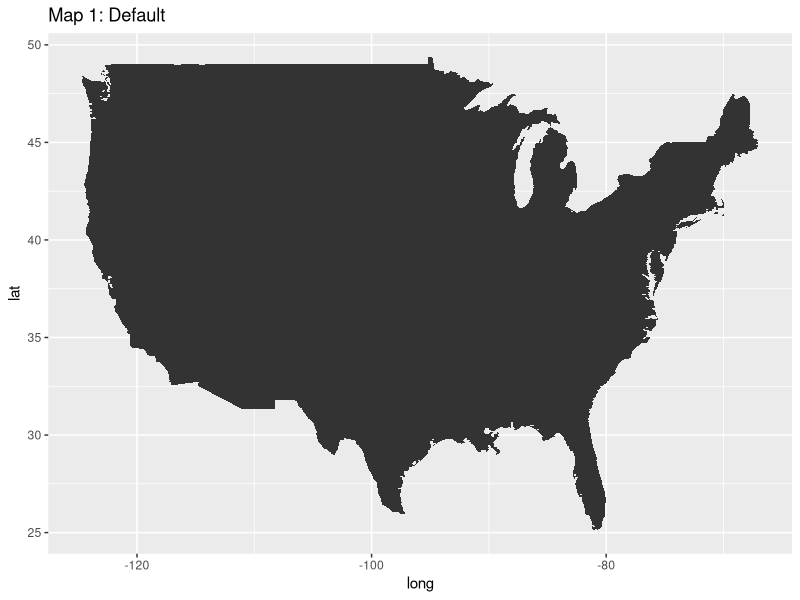
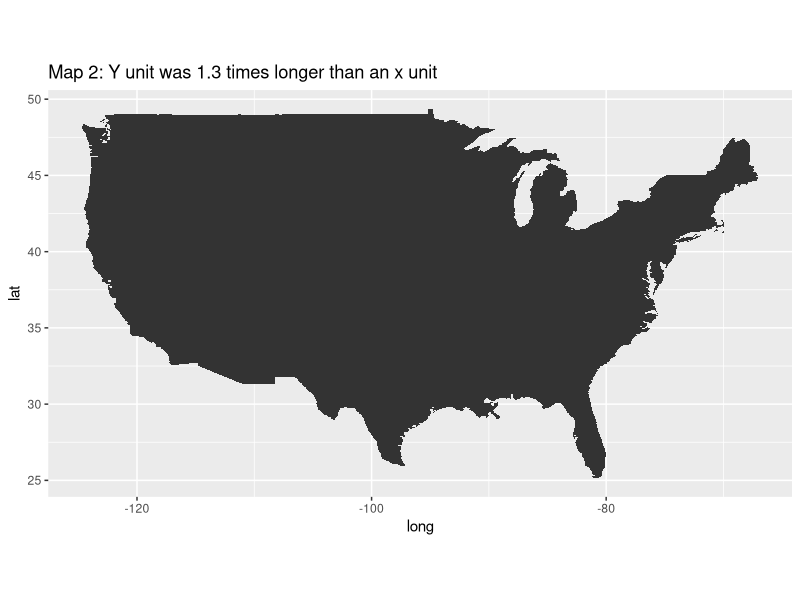

Here is the R script that generated these plots, in order: (Note: this script raises an error after producing the figures.)

#-------------------------------
#   Section 1: Basic Mapping
#-------------------------------


rm(list = ls())
library(tidyverse)
library(magrittr)

# Lấy dữ liệu địa lí của Hoa Kì: 
usa <- map_data("usa")

# Xem qua dữ liệu: 
usa %>% head()

# Bản đồ đơn giản: 
ggplot() + 
  geom_polygon(data = usa, aes(x = long, y = lat, group = group)) + 
  labs(title = "Map 1: Default")

ggplot() + 
  geom_polygon(data = usa, aes(long, lat, group = group)) + 
  coord_fixed(1.3) + 
  labs(title = "Map 2: Y unit was 1.3 times longer than an x unit")


#----------------------------
#    Mapping for Vietnam
#----------------------------

# Lấy dữ liệu địa lí cho VN đến cấp tỉnh: 
library(raster)

# Và dữ liệu địa lí của VN đến cấp tỉnh: 
vietnam_province <- getData("GADM", country = "Vietnam", level = 1)

# Gỡ bỏ sử dụng raster: 
detach(package:raster)

# Lưu ý định dạng dữ liệu: 
vietnam_province %>% class()

# Chuyển hóa về data frame quen thuộc: 
vietnam_df <- vietnam_province %>% fortify(region = "NAME_1")

# Xem qua dữ liệu: 
vietnam_df %>% head()

# Các tỉnh thành của Việt Nam: 
vn_prov <- vietnam_df$id %>% unique()
vn_prov

# Bản đồ VN: 
ggplot() + 
  geom_polygon(data = vietnam_df, aes(long, lat, group = group)) -> m1

m1

# Hiệu chỉnh: 
m1 + coord_fixed(1)
m1 + coord_equal()
m1 + coord_map("albers", lat0 = 30, lat1 = 40)
m1 + coord_map("gilbert")

# Hiệu chỉnh: 
ggplot() + 
  geom_polygon(data = vietnam_df, 
               aes(long, lat, group = group), 
               fill = "red", color = "blue") + 
  coord_equal()

# Giả sử chúng ta muốn biểu diễn vị trí của Hà Nội
# (tra thêm từ https://www.google.com): 

ha_noi <- data.frame(lat = 21.040002, long = 105.834388)

m1 + 
  coord_map("gilbert") + 
  geom_point(data = ha_noi, aes(long, lat), color = "red", size = 4)


# Cách vẽ khác: 

ggplot() + 
  geom_polygon(data = vietnam_df, 
               aes(long, lat, group = group), 
               fill = NA, color = "red") + 
  coord_map("albers", lat0 = 30, lat1 = 40) -> m2

m2

# Bản đồ cụ thể đến cấp tỉnh: 
ggplot() + 
  geom_polygon(data = vietnam_df, 
               aes(long, lat, group = group, fill = id), 
               show.legend = FALSE) + 
  coord_equal()

# Muốn có thêm đường biên giới của các tỉnh (cách 1): 
ggplot() + 
  geom_polygon(data = vietnam_df, 
               aes(long, lat, group = group, fill = id), 
               show.legend = FALSE, color = "white") + 
  coord_equal()

# Hoặc cách 2: 

ggplot() + 
  geom_polygon(data = vietnam_df, 
               aes(long, lat, group = group, fill = id), 
               show.legend = FALSE) + 
  geom_path(data = vietnam_df, aes(long, lat, group = group), 
            color = "white", size = 0.1) +  
  coord_equal()

#------------------------------------------
#  Advanced 1: Poverty Rate by Province
#------------------------------------------

# Tạo một bộ dữ liệu về  tỉ lệ hộ nghèo (tính trên 1000)
# hộ dân cho các tỉnh: 

set.seed(1)
poverty <- data.frame(id = vn_prov, 
                      poverty = runif(length(vn_prov), 0, 200) %>% round(0))

# Hợp nhất dữ liệu: 
vietnam_df <- right_join(vietnam_df, poverty, by = "id")

# Hình ảnh hóa tỉ lệ đói nghèo này theo tình: 
ggplot() + 
  geom_polygon(data = vietnam_df, 
               aes(long, lat, group = group, fill = poverty), 
               color = "white", size = 0.01) + 
  coord_equal() -> m3

m3

# Cải tiến: 

m4 <- m3 + 
  scale_fill_gradient(name = "Poverty", limits = c(0, 200), low = "white", high = "red")

m4

# Màu sắc kiểu này không được đẹp và nên thay đổi: 
library(viridis)
m3 + scale_fill_viridis(direction = -1, option = "D", "Poverty")
m3 + scale_fill_viridis(direction = -1, option = "A", "Poverty")
m3 + scale_fill_viridis(direction = -1, option = "B", "Poverty")
m3 + scale_fill_viridis(direction = -1, option = "C", "Poverty")

#----------------------------------------------------
#  Advanced 2: Poverty Rate by Province + District
#----------------------------------------------------

# Lấy dữ liệu địa lí các tỉnh cho đến cấp huyện: 
library(raster)
vietnam_dis <- getData("GADM", country = "Vietnam", level = 2)
detach(package:raster)

vietnam_df_district <- vietnam_dis %>% fortify(region = "NAME_2")

# Các huyện: 
district_name <- vietnam_df_district$id %>% unique()

# Mô phỏng số liệu về hộ nghèo của các huyện: 

set.seed(1)
poverty_dis <- data.frame(id = district_name, 
                          poverty = runif(length(district_name), 0, 200) %>% round(0))

# Hợp nhất các dữ liệu: 

vietnam_df_district <- right_join(vietnam_df_district, poverty_dis, by = "id")

# Vẽ phác thảo: 

ggplot() + 
  geom_polygon(data = vietnam_df_district, 
               aes(long, lat, group = group, fill = poverty)) + 
  coord_equal() -> m5

m5

# Vẽ cho đẹp hơn: 

m5 + scale_fill_viridis(option = "D", direction = -1, "Poverty") -> m6 
m6

# Hiệu chỉnh nữa cho đẹp. Trước hết tạo một theme riêng: 

theme_map <- function(...) {
  theme_minimal() +
    theme(
      text = element_text(color = "#22211d", face = "bold"),
      axis.line = element_blank(),
      axis.text.x = element_blank(),
      axis.text.y = element_blank(),
      axis.ticks = element_blank(),
      axis.title.x = element_blank(),
      axis.title.y = element_blank(),
      panel.grid.major = element_line(color = "#ebebe5", size = 0.2),
      panel.grid.minor = element_blank(),
      plot.background = element_rect(fill = "#f5f5f2", color = NA), 
      panel.background = element_rect(fill = "#f5f5f2", color = NA), 
      legend.background = element_rect(fill = "#f5f5f2", color = NA),
      panel.border = element_blank()
    )
}

m7 <- m6 + theme_map()
m7

# Thêm các tiêu đề các loại cho đầy đủ: 

m7 + labs(title = "Poverty Rate in Vietnam by District", 
          subtitle = "Note: Poverty Data Is Not Available for\nVietnam's Paracel and Spratly Islands", 
          caption = "Data Source: General Statistics Office Of Vietnam") -> m8

m8

# Có thể hiệu chỉnh vị trí của legend: 
m8 + 
  theme(legend.position = c(0.2, 0.4)) -> m9

m9

# Thể hiện thêm đường bao cho các tỉnh: 
m9 + 
  geom_path(data = vietnam_df, aes(long, lat, group = group), 
            color = "white", size = 0.1) 

# Hoặc bằng màu đỏ: 
m9 + 
  geom_path(data = vietnam_df, aes(long, lat, group = group), 
            color = "red", size = 0.1, alpha = 0.3) 

#---------------------------------------------------------
#  Advanced 3: Population Density by Commune for Province
#---------------------------------------------------------

# Lấy dữ liệu địa lí của VN đến cấp xã: 
library(raster)
vietnam_com <- getData("GADM", country = "Vietnam", level = 3)

# Không sử dụng package này nữa: 
detach(package:raster)

# Tách riêng tỉnh Nghệ An: 
na <- vietnam_com[vietnam_com$NAME_1 == "Nghệ An", ]

# Chuyển hóa về DF quen thuộc: 
na_df1 <- na %>% fortify(region = "NAME_3")

# Các xã của Nghệ An: 
na_com <- na_df1$id %>% unique()

# Tạo một bộ dữ liệu giả về mật độ dân số
# (nghìn người trên một km2) cho các xã của Nghệ An: 
set.seed(1)
mat_do <- data.frame(id = na_com, 
                     pop_den = rnorm(na_com %>% length(), 30, 3000) %>% abs %>% round(0))

# Joint các dữ liệu: 
na_df1_den <- right_join(na_df1, mat_do, by = "id")

p <- ggplot() +
  geom_polygon(data = na_df1_den, 
               aes(fill = pop_den, x = long, y = lat, group = group), color = "white") +
  coord_equal() +
  theme_map() +
  labs(x = NULL, y = NULL, 
       title = "Nghe An's Regional Demographics", 
       subtitle = "Population Density by Commune, 2016", 
       caption = "Data Source: Nghe An Statistical Authority, 2016")

p

# Kiểu 1: 

p + scale_fill_viridis(direction = -1, option = "D", "Population Density\nby Commune")

# Kiểu 2: 

p + 
  theme_map() + 
  scale_fill_viridis(direction = -1, option = "A", "Population Density\nby Commune") + 
  theme(legend.position = c(0.87, 0.86))
